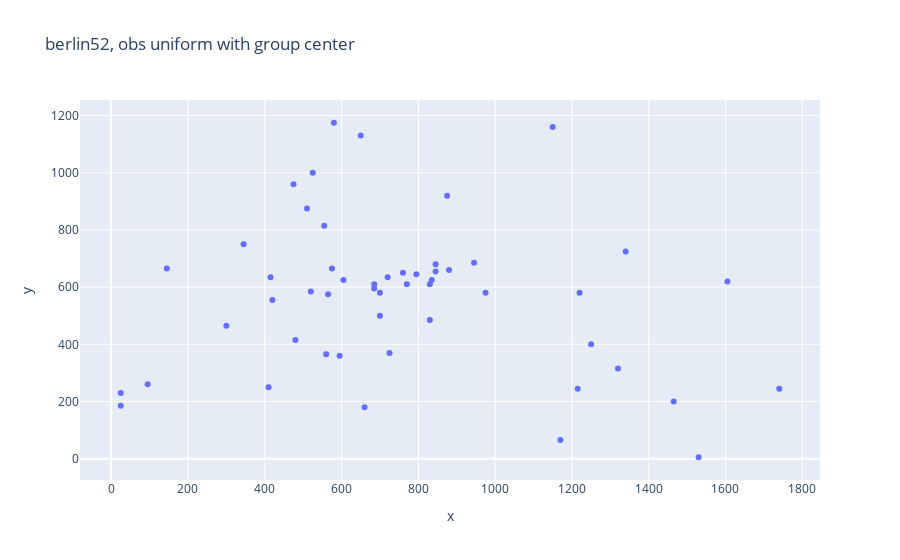
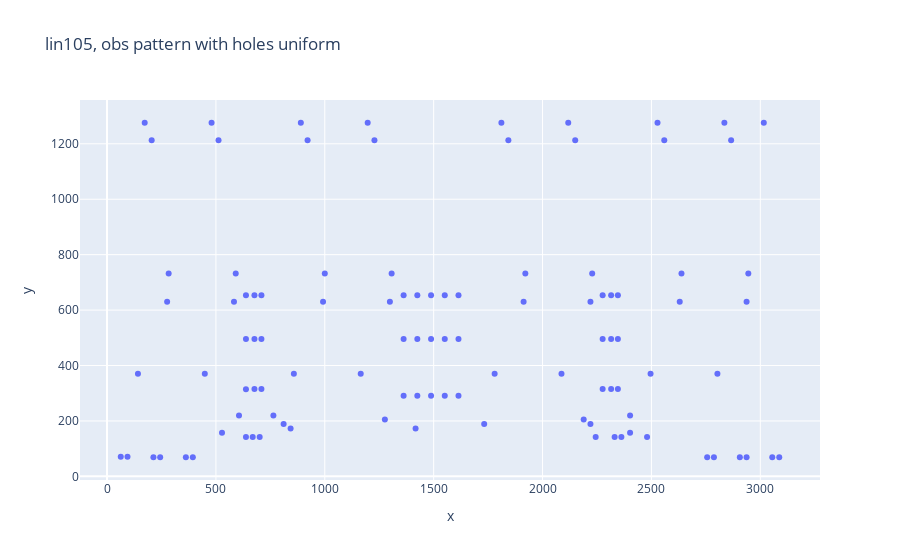
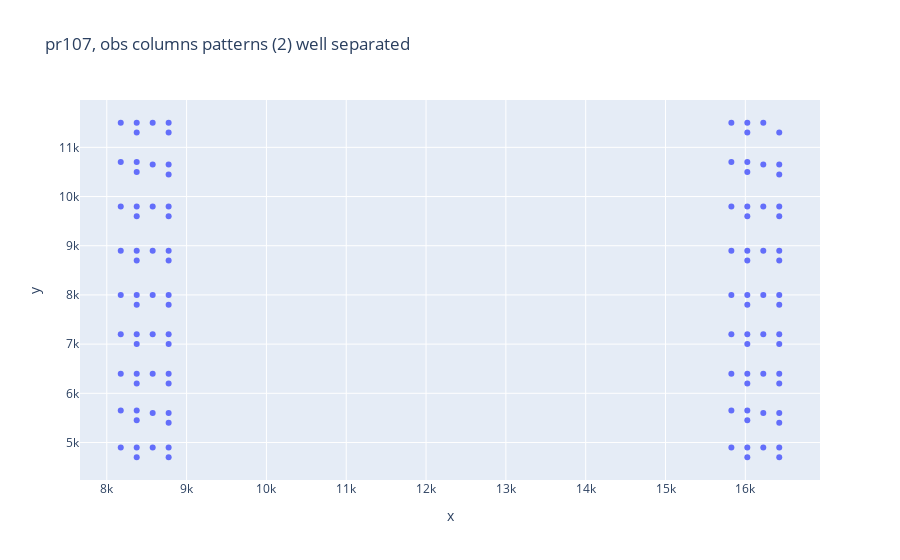
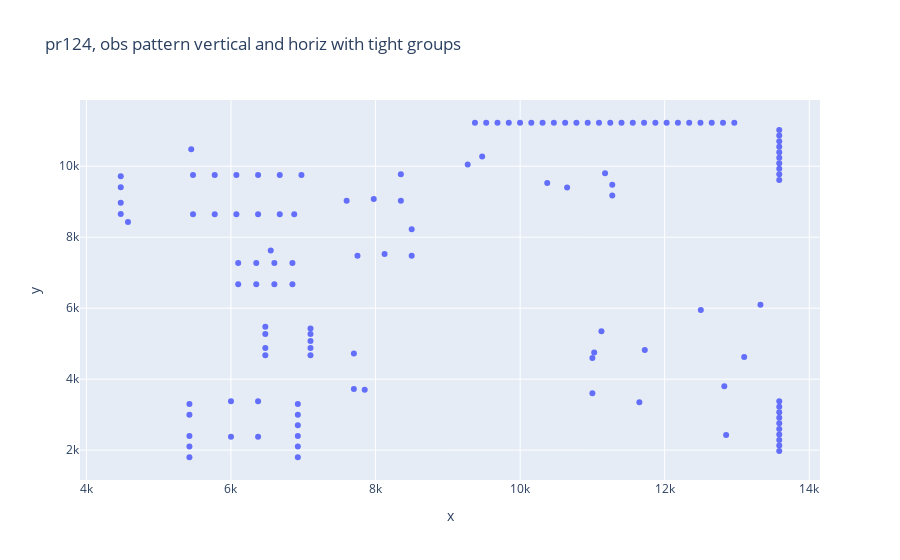

The notebook cell saved with these charts, in order:
### Code cell
instances_sel = [e for e in instances if e['name'] in Lto_investigate]
for d_inst in sorted(instances_sel,key=lambda x:x['n_pts']):
    fig = px.scatter(x=d_inst['points'][:,0],y=d_inst['points'][:,1],title=f"{d_inst['name']}, obs {d_inst['obs']}")
    fig.show()
